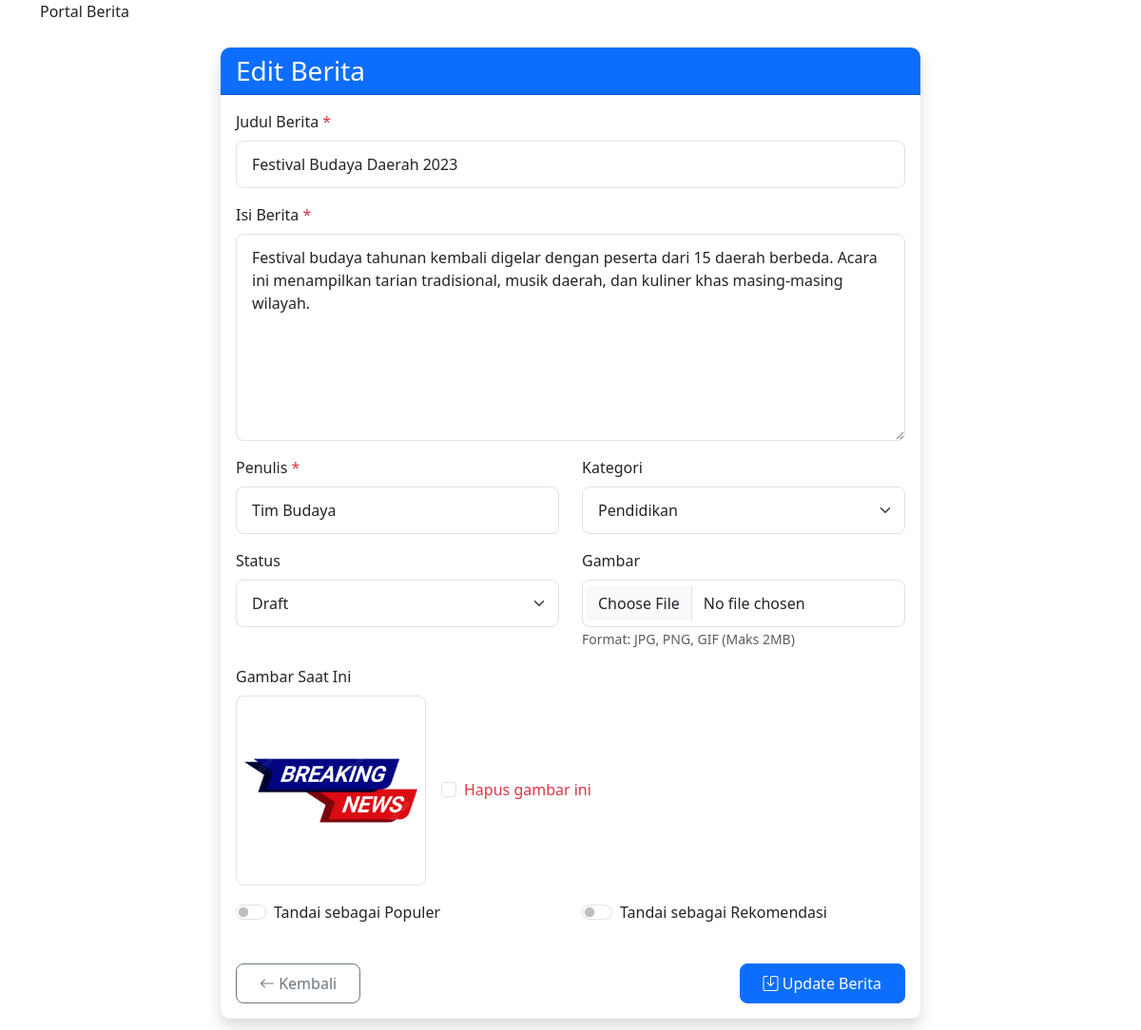
Page /admin/tambah_berita.php?edit=3 (signed in) on the committed database.
### tables this page shows
CREATE TABLE `berita` (
  `id` int(11) NOT NULL,
  `judul` varchar(255) NOT NULL,
  `isi` text NOT NULL,
  `gambar` varchar(255) DEFAULT NULL,
  `tanggal_publikasi` datetime DEFAULT current_timestamp(),
  `penulis` varchar(100) DEFAULT NULL,
  `views` int(11) DEFAULT 0,
  `is_recommended` tinyint(1) DEFAULT 0,
  `kategori` enum('pendidikan','teknologi','ekonomi','olahraga','kesehatan') DEFAULT 'pendidikan',
  `is_populer` tinyint(1) DEFAULT 0,
  `is_rekomendasi` tinyint(1) DEFAULT 0,
  `status` enum('published','draft') DEFAULT 'draft'
);

### includes/functions.php (called while the page is built, shortened)
<?php
include 'config.php';
function getBeritaById($id) {
    global $conn;
    $id = intval($id);
    $query = "SELECT * FROM berita WHERE id = $id";
    $result = mysqli_query($conn, $query);
    return mysqli_fetch_assoc($result);
}
?>

### admin/tambah_berita.php (the view, shortened to what this page needs)
<?php
require '../includes/config.php';
require '../includes/functions.php';
$edit_mode = false;
$berita = [
    'judul' => '',
    'isi' => '',
    'penulis' => '',
    'gambar' => '',
    'kategori' => 'pendidikan',
    'status' => 'published',
    'is_populer' => 0,
    'is_recommended' => 0
];
if (isset($_GET['edit'])) {
    $id = intval($_GET['edit']);
    $berita = getBeritaById($id);
    $edit_mode = true;
}
?>
<!DOCTYPE html>
<html lang="id">
<head>
    <link href="https://cdn.jsdelivr.net/npm/bootstrap@5.3.0/dist/css/bootstrap.min.css" rel="stylesheet">
    <link rel="stylesheet" href="../assets/css/admin.css">
</head>
<body>
    <?php include '../includes/admin_navbar.php'; ?>
    <div class="container py-4">
        <div class="row justify-content-center">
            <div class="col-lg-8">
                <div class="card shadow">
                    <div class="card-header bg-primary text-white">
                        <h3 class="mb-0"><?= $edit_mode ? 'Edit Berita' : 'Tambah Berita Baru' ?></h3>
                    </div>
                    <div class="card-body">
                        <form method="POST" enctype="multipart/form-data">
                            <div class="mb-3">
                                <label for="judul" class="form-label">Judul Berita <span class="text-danger">*</span></label>
                                <input type="text" class="form-control" id="judul" name="judul"
                                       value="<?= htmlspecialchars($berita['judul']) ?>" required>
                            </div>
                            <div class="mb-3">
                                <label for="isi" class="form-label">Isi Berita <span class="text-danger">*</span></label>
                                <textarea class="form-control" id="isi" name="isi" rows="8"
                                          required><?= htmlspecialchars($berita['isi']) ?></textarea>
                            </div>
                            <div class="row">
                                <div class="col-md-6 mb-3">
                                    <label for="penulis" class="form-label">Penulis <span class="text-danger">*</span></label>
                                    <input type="text" class="form-control" id="penulis" name="penulis"
                                           value="<?= htmlspecialchars($berita['penulis']) ?>" required>
                                </div>
                                <div class="col-md-6 mb-3">
                                    <label for="kategori" class="form-label">Kategori</label>
                                    <select class="form-select" id="kategori" name="kategori">
                                        <option value="pendidikan" <?= $berita['kategori'] === 'pendidikan' ? 'selected' : '' ?>>Pendidikan</option>
                                    </select>
                                </div>
                            </div>
                            <div class="row">
                                <div class="col-md-6 mb-3">
                                    <label for="status" class="form-label">Status</label>
                                    <select class="form-select" id="status" name="status">
                                        <option value="draft" <?= $berita['status'] === 'draft' ? 'selected' : '' ?>>Draft</option>
                                    </select>
                                </div>
                                <div class="col-md-6 mb-3">
                                    <label for="gambar" class="form-label">Gambar</label>
                                    <input type="file" class="form-control" id="gambar" name="gambar" accept="image/*">
                                    <small class="text-muted">Format: JPG, PNG, GIF (Maks 2MB)</small>
                                </div>
                            </div>
                            <?php if ($edit_mode && !empty($berita['gambar'])): ?>
                                <div class="mb-3">
                                    <label class="form-label">Gambar Saat Ini</label>
                                    <div class="d-flex align-items-center">
                                        <img src="../uploads/<?= htmlspecialchars($berita['gambar']) ?>"
                                             class="img-thumbnail me-3" style="max-height: 200px;">
                                        <div class="form-check">
                                            <input class="form-check-input" type="checkbox" id="hapus_gambar" name="hapus_gambar">
                                            <label class="form-check-label text-danger" for="hapus_gambar">
                                                Hapus gambar ini
                                            </label>
                                        </div>
                                    </div>
                                </div>
                            <?php endif; ?>
                            <div class="row mt-3">
                                <div class="col-md-6 mb-3">
                                    <div class="form-check form-switch">
                                        <input class="form-check-input" type="checkbox" id="is_populer" name="is_populer"
                                               <?= $berita['is_populer'] ? 'checked' : '' ?>>
                                        <label class="form-check-label" for="is_populer">Tandai sebagai Populer</label>
                                    </div>
                                </div>
                                <div class="col-md-6 mb-3">
                                    <div class="form-check form-switch">
                                        <input class="form-check-input" type="checkbox" id="is_recommended" name="is_recommended"
                                               <?= $berita['is_recommended'] ? 'checked' : '' ?>>
                                        <label class="form-check-label" for="is_recommended">Tandai sebagai Rekomendasi</label>
                                    </div>
                                </div>
                            </div>
                            <div class="d-flex justify-content-between mt-4">
                                <a href="dashboard.php" class="btn btn-outline-secondary">
                                    <i class="bi bi-arrow-left"></i> Kembali
                                </a>
                                <button type="submit" name="simpan" class="btn btn-primary">
                                    <i class="bi bi-save"></i> <?= $edit_mode ? 'Update Berita' : 'Simpan Berita' ?>
                                </button>
                            </div>
                        </form>
                    </div>
                </div>
            </div>
        </div>
    </div>
    <link rel="stylesheet" href="https://cdn.jsdelivr.net/npm/bootstrap-icons@1.10.0/font/bootstrap-icons.css">
</body>
</html>

### assets/css/admin.css (style rules this page uses)
.card { border: none; border-radius: 10px; overflow: hidden; }
.card-header { font-weight: 600; }
.form-control, .form-select { padding: 0.75rem 1rem; border-radius: 0.5rem; }
.btn { padding: 0.5rem 1.5rem; border-radius: 0.5rem; }
.img-thumbnail { max-width: 100%; height: auto; border-radius: 0.5rem; }
.img-thumbnail { max-width: 100%; height: auto; border-radius: 0.5rem; transition: all 0.3s ease; }

### rows in the picture
berita: judul "Festival Budaya Daerah 2023", isi "Festival budaya tahunan kembali digelar dengan peserta dari 15 daerah berbeda. Acara ini menampilkan tarian tradisional, musik daerah, dan kuliner khas masing-masing wilayah.", penulis "Tim Budaya", kategori "Pendidikan", status "Draft", gambar (picture)
